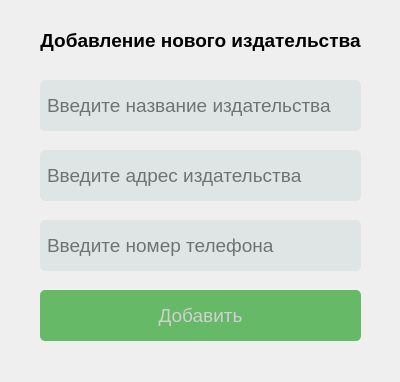
<?xml version="1.0" encoding="UTF-8"?>
<ui version="4.0">
 <class>PublisherWindow</class>
 <widget class="QDialog" name="PublisherWindow">
  <property name="geometry">
   <rect>
    <x>0</x>
    <y>0</y>
    <width>400</width>
    <height>382</height>
   </rect>
  </property>
  <property name="windowTitle">
   <string>Dialog</string>
  </property>
  <widget class="QLineEdit" name="phone">
   <property name="geometry">
    <rect>
     <x>40</x>
     <y>220</y>
     <width>321</width>
     <height>51</height>
    </rect>
   </property>
   <property name="palette">
    <palette>
     <active>
      <colorrole role="Button">
       <brush brushstyle="SolidPattern">
        <color alpha="255">
         <red>223</red>
         <green>229</green>
         <blue>229</blue>
        </color>
       </brush>
      </colorrole>
      <colorrole role="Text">
       <brush brushstyle="SolidPattern">
        <color alpha="255">
         <red>0</red>
         <green>0</green>
         <blue>0</blue>
        </color>
       </brush>
      </colorrole>
      <colorrole role="Base">
       <brush brushstyle="SolidPattern">
        <color alpha="255">
         <red>223</red>
         <green>229</green>
         <blue>229</blue>
        </color>
       </brush>
      </colorrole>
      <colorrole role="Window">
       <brush brushstyle="SolidPattern">
        <color alpha="255">
         <red>223</red>
         <green>229</green>
         <blue>229</blue>
        </color>
       </brush>
      </colorrole>
     </active>
     <inactive>
      <colorrole role="Button">
       <brush brushstyle="SolidPattern">
        <color alpha="255">
         <red>223</red>
         <green>229</green>
         <blue>229</blue>
        </color>
       </brush>
      </colorrole>
      <colorrole role="Text">
       <brush brushstyle="SolidPattern">
        <color alpha="255">
         <red>208</red>
         <green>208</green>
         <blue>208</blue>
        </color>
       </brush>
      </colorrole>
      <colorrole role="Base">
       <brush brushstyle="SolidPattern">
        <color alpha="255">
         <red>223</red>
         <green>229</green>
         <blue>229</blue>
        </color>
       </brush>
      </colorrole>
      <colorrole role="Window">
       <brush brushstyle="SolidPattern">
        <color alpha="255">
         <red>223</red>
         <green>229</green>
         <blue>229</blue>
        </color>
       </brush>
      </colorrole>
     </inactive>
     <disabled>
      <colorrole role="Button">
       <brush brushstyle="SolidPattern">
        <color alpha="255">
         <red>223</red>
         <green>229</green>
         <blue>229</blue>
        </color>
       </brush>
      </colorrole>
      <colorrole role="Text">
       <brush brushstyle="SolidPattern">
        <color alpha="96">
         <red>164</red>
         <green>166</green>
         <blue>168</blue>
        </color>
       </brush>
      </colorrole>
      <colorrole role="Base">
       <brush brushstyle="SolidPattern">
        <color alpha="255">
         <red>223</red>
         <green>229</green>
         <blue>229</blue>
        </color>
       </brush>
      </colorrole>
      <colorrole role="Window">
       <brush brushstyle="SolidPattern">
        <color alpha="255">
         <red>223</red>
         <green>229</green>
         <blue>229</blue>
        </color>
       </brush>
      </colorrole>
     </disabled>
    </palette>
   </property>
   <property name="font">
    <font>
     <pointsize>14</pointsize>
     <stylestrategy>PreferDefault</stylestrategy>
    </font>
   </property>
   <property name="styleSheet">
    <string notr="true">QLineEdit {
	padding: 5px;
	border-style: None;
	border-radius: 5px;
	background-color: #dfe5e5
}
QLineEdit:active{
	box-shadow: 1px
}</string>
   </property>
   <property name="placeholderText">
    <string>Введите номер телефона</string>
   </property>
  </widget>
  <widget class="QPushButton" name="addButton">
   <property name="geometry">
    <rect>
     <x>40</x>
     <y>290</y>
     <width>321</width>
     <height>51</height>
    </rect>
   </property>
   <property name="palette">
    <palette>
     <active>
      <colorrole role="WindowText">
       <brush brushstyle="SolidPattern">
        <color alpha="255">
         <red>0</red>
         <green>0</green>
         <blue>0</blue>
        </color>
       </brush>
      </colorrole>
      <colorrole role="Button">
       <brush brushstyle="SolidPattern">
        <color alpha="255">
         <red>101</red>
         <green>185</green>
         <blue>103</blue>
        </color>
       </brush>
      </colorrole>
      <colorrole role="Light">
       <brush brushstyle="SolidPattern">
        <color alpha="255">
         <red>255</red>
         <green>255</green>
         <blue>255</blue>
        </color>
       </brush>
      </colorrole>
      <colorrole role="Midlight">
       <brush brushstyle="SolidPattern">
        <color alpha="255">
         <red>227</red>
         <green>227</green>
         <blue>227</blue>
        </color>
       </brush>
      </colorrole>
      <colorrole role="Dark">
       <brush brushstyle="SolidPattern">
        <color alpha="255">
         <red>160</red>
         <green>160</green>
         <blue>160</blue>
        </color>
       </brush>
      </colorrole>
      <colorrole role="Mid">
       <brush brushstyle="SolidPattern">
        <color alpha="255">
         <red>160</red>
         <green>160</green>
         <blue>160</blue>
        </color>
       </brush>
      </colorrole>
      <colorrole role="Text">
       <brush brushstyle="SolidPattern">
        <color alpha="255">
         <red>0</red>
         <green>0</green>
         <blue>0</blue>
        </color>
       </brush>
      </colorrole>
      <colorrole role="BrightText">
       <brush brushstyle="SolidPattern">
        <color alpha="255">
         <red>255</red>
         <green>255</green>
         <blue>255</blue>
        </color>
       </brush>
      </colorrole>
      <colorrole role="ButtonText">
       <brush brushstyle="SolidPattern">
        <color alpha="255">
         <red>255</red>
         <green>255</green>
         <blue>255</blue>
        </color>
       </brush>
      </colorrole>
      <colorrole role="Base">
       <brush brushstyle="SolidPattern">
        <color alpha="255">
         <red>101</red>
         <green>185</green>
         <blue>103</blue>
        </color>
       </brush>
      </colorrole>
      <colorrole role="Window">
       <brush brushstyle="SolidPattern">
        <color alpha="255">
         <red>101</red>
         <green>185</green>
         <blue>103</blue>
        </color>
       </brush>
      </colorrole>
      <colorrole role="Shadow">
       <brush brushstyle="SolidPattern">
        <color alpha="255">
         <red>105</red>
         <green>105</green>
         <blue>105</blue>
        </color>
       </brush>
      </colorrole>
      <colorrole role="Highlight">
       <brush brushstyle="SolidPattern">
        <color alpha="255">
         <red>0</red>
         <green>120</green>
         <blue>215</blue>
        </color>
       </brush>
      </colorrole>
      <colorrole role="HighlightedText">
       <brush brushstyle="SolidPattern">
        <color alpha="255">
         <red>255</red>
         <green>255</green>
         <blue>255</blue>
        </color>
       </brush>
      </colorrole>
      <colorrole role="Link">
       <brush brushstyle="SolidPattern">
        <color alpha="255">
         <red>0</red>
         <green>0</green>
         <blue>255</blue>
        </color>
       </brush>
      </colorrole>
      <colorrole role="LinkVisited">
       <brush brushstyle="SolidPattern">
        <color alpha="255">
         <red>255</red>
         <green>0</green>
         <blue>255</blue>
        </color>
       </brush>
      </colorrole>
      <colorrole role="AlternateBase">
       <brush brushstyle="SolidPattern">
        <color alpha="255">
         <red>245</red>
         <green>245</green>
         <blue>245</blue>
        </color>
       </brush>
      </colorrole>
      <colorrole role="NoRole">
       <brush brushstyle="SolidPattern">
        <color alpha="255">
         <red>0</red>
         <green>0</green>
         <blue>0</blue>
        </color>
       </brush>
      </colorrole>
      <colorrole role="ToolTipBase">
       <brush brushstyle="SolidPattern">
        <color alpha="255">
         <red>255</red>
         <green>255</green>
         <blue>220</blue>
        </color>
       </brush>
      </colorrole>
      <colorrole role="ToolTipText">
       <brush brushstyle="SolidPattern">
        <color alpha="255">
         <red>0</red>
         <green>0</green>
         <blue>0</blue>
        </color>
       </brush>
      </colorrole>
      <colorrole role="PlaceholderText">
       <brush brushstyle="SolidPattern">
        <color alpha="128">
         <red>0</red>
         <green>0</green>
         <blue>0</blue>
        </color>
       </brush>
      </colorrole>
     </active>
     <inactive>
      <colorrole role="WindowText">
       <brush brushstyle="SolidPattern">
        <color alpha="255">
         <red>208</red>
         <green>208</green>
         <blue>208</blue>
        </color>
       </brush>
      </colorrole>
      <colorrole role="Button">
       <brush brushstyle="SolidPattern">
        <color alpha="255">
         <red>101</red>
         <green>185</green>
         <blue>103</blue>
        </color>
       </brush>
      </colorrole>
      <colorrole role="Light">
       <brush brushstyle="SolidPattern">
        <color alpha="255">
         <red>255</red>
         <green>255</green>
         <blue>255</blue>
        </color>
       </brush>
      </colorrole>
      <colorrole role="Midlight">
       <brush brushstyle="SolidPattern">
        <color alpha="255">
         <red>227</red>
         <green>227</green>
         <blue>227</blue>
        </color>
       </brush>
      </colorrole>
      <colorrole role="Dark">
       <brush brushstyle="SolidPattern">
        <color alpha="255">
         <red>64</red>
         <green>65</green>
         <blue>66</blue>
        </color>
       </brush>
      </colorrole>
      <colorrole role="Mid">
       <brush brushstyle="SolidPattern">
        <color alpha="255">
         <red>160</red>
         <green>160</green>
         <blue>160</blue>
        </color>
       </brush>
      </colorrole>
      <colorrole role="Text">
       <brush brushstyle="SolidPattern">
        <color alpha="255">
         <red>208</red>
         <green>208</green>
         <blue>208</blue>
        </color>
       </brush>
      </colorrole>
      <colorrole role="BrightText">
       <brush brushstyle="SolidPattern">
        <color alpha="255">
         <red>255</red>
         <green>51</green>
         <blue>51</blue>
        </color>
       </brush>
      </colorrole>
      <colorrole role="ButtonText">
       <brush brushstyle="SolidPattern">
        <color alpha="255">
         <red>208</red>
         <green>208</green>
         <blue>208</blue>
        </color>
       </brush>
      </colorrole>
      <colorrole role="Base">
       <brush brushstyle="SolidPattern">
        <color alpha="255">
         <red>101</red>
         <green>185</green>
         <blue>103</blue>
        </color>
       </brush>
      </colorrole>
      <colorrole role="Window">
       <brush brushstyle="SolidPattern">
        <color alpha="255">
         <red>101</red>
         <green>185</green>
         <blue>103</blue>
        </color>
       </brush>
      </colorrole>
      <colorrole role="Shadow">
       <brush brushstyle="SolidPattern">
        <color alpha="255">
         <red>105</red>
         <green>105</green>
         <blue>105</blue>
        </color>
       </brush>
      </colorrole>
      <colorrole role="Highlight">
       <brush brushstyle="SolidPattern">
        <color alpha="255">
         <red>29</red>
         <green>84</green>
         <blue>92</blue>
        </color>
       </brush>
      </colorrole>
      <colorrole role="HighlightedText">
       <brush brushstyle="SolidPattern">
        <color alpha="255">
         <red>240</red>
         <green>240</green>
         <blue>240</blue>
        </color>
       </brush>
      </colorrole>
      <colorrole role="Link">
       <brush brushstyle="SolidPattern">
        <color alpha="255">
         <red>0</red>
         <green>122</green>
         <blue>244</blue>
        </color>
       </brush>
      </colorrole>
      <colorrole role="LinkVisited">
       <brush brushstyle="SolidPattern">
        <color alpha="255">
         <red>165</red>
         <green>122</green>
         <blue>255</blue>
        </color>
       </brush>
      </colorrole>
      <colorrole role="AlternateBase">
       <brush brushstyle="SolidPattern">
        <color alpha="255">
         <red>53</red>
         <green>54</green>
         <blue>55</blue>
        </color>
       </brush>
      </colorrole>
      <colorrole role="NoRole">
       <brush brushstyle="NoBrush">
        <color alpha="255">
         <red>0</red>
         <green>0</green>
         <blue>0</blue>
        </color>
       </brush>
      </colorrole>
      <colorrole role="ToolTipBase">
       <brush brushstyle="SolidPattern">
        <color alpha="255">
         <red>64</red>
         <green>65</green>
         <blue>66</blue>
        </color>
       </brush>
      </colorrole>
      <colorrole role="ToolTipText">
       <brush brushstyle="SolidPattern">
        <color alpha="255">
         <red>208</red>
         <green>208</green>
         <blue>208</blue>
        </color>
       </brush>
      </colorrole>
      <colorrole role="PlaceholderText">
       <brush brushstyle="SolidPattern">
        <color alpha="255">
         <red>127</red>
         <green>127</green>
         <blue>128</blue>
        </color>
       </brush>
      </colorrole>
     </inactive>
     <disabled>
      <colorrole role="WindowText">
       <brush brushstyle="SolidPattern">
        <color alpha="255">
         <red>120</red>
         <green>120</green>
         <blue>120</blue>
        </color>
       </brush>
      </colorrole>
      <colorrole role="Button">
       <brush brushstyle="SolidPattern">
        <color alpha="255">
         <red>101</red>
         <green>185</green>
         <blue>103</blue>
        </color>
       </brush>
      </colorrole>
      <colorrole role="Light">
       <brush brushstyle="SolidPattern">
        <color alpha="255">
         <red>255</red>
         <green>255</green>
         <blue>255</blue>
        </color>
       </brush>
      </colorrole>
      <colorrole role="Midlight">
       <brush brushstyle="SolidPattern">
        <color alpha="255">
         <red>247</red>
         <green>247</green>
         <blue>247</blue>
        </color>
       </brush>
      </colorrole>
      <colorrole role="Dark">
       <brush brushstyle="SolidPattern">
        <color alpha="255">
         <red>160</red>
         <green>160</green>
         <blue>160</blue>
        </color>
       </brush>
      </colorrole>
      <colorrole role="Mid">
       <brush brushstyle="SolidPattern">
        <color alpha="255">
         <red>160</red>
         <green>160</green>
         <blue>160</blue>
        </color>
       </brush>
      </colorrole>
      <colorrole role="Text">
       <brush brushstyle="SolidPattern">
        <color alpha="96">
         <red>164</red>
         <green>166</green>
         <blue>168</blue>
        </color>
       </brush>
      </colorrole>
      <colorrole role="BrightText">
       <brush brushstyle="SolidPattern">
        <color alpha="255">
         <red>255</red>
         <green>255</green>
         <blue>255</blue>
        </color>
       </brush>
      </colorrole>
      <colorrole role="ButtonText">
       <brush brushstyle="SolidPattern">
        <color alpha="255">
         <red>120</red>
         <green>120</green>
         <blue>120</blue>
        </color>
       </brush>
      </colorrole>
      <colorrole role="Base">
       <brush brushstyle="SolidPattern">
        <color alpha="255">
         <red>101</red>
         <green>185</green>
         <blue>103</blue>
        </color>
       </brush>
      </colorrole>
      <colorrole role="Window">
       <brush brushstyle="SolidPattern">
        <color alpha="255">
         <red>101</red>
         <green>185</green>
         <blue>103</blue>
        </color>
       </brush>
      </colorrole>
      <colorrole role="Shadow">
       <brush brushstyle="SolidPattern">
        <color alpha="255">
         <red>0</red>
         <green>0</green>
         <blue>0</blue>
        </color>
       </brush>
      </colorrole>
      <colorrole role="Highlight">
       <brush brushstyle="SolidPattern">
        <color alpha="255">
         <red>29</red>
         <green>84</green>
         <blue>92</blue>
        </color>
       </brush>
      </colorrole>
      <colorrole role="HighlightedText">
       <brush brushstyle="SolidPattern">
        <color alpha="255">
         <red>240</red>
         <green>240</green>
         <blue>240</blue>
        </color>
       </brush>
      </colorrole>
      <colorrole role="Link">
       <brush brushstyle="SolidPattern">
        <color alpha="255">
         <red>0</red>
         <green>122</green>
         <blue>244</blue>
        </color>
       </brush>
      </colorrole>
      <colorrole role="LinkVisited">
       <brush brushstyle="SolidPattern">
        <color alpha="255">
         <red>165</red>
         <green>122</green>
         <blue>255</blue>
        </color>
       </brush>
      </colorrole>
      <colorrole role="AlternateBase">
       <brush brushstyle="SolidPattern">
        <color alpha="255">
         <red>53</red>
         <green>54</green>
         <blue>55</blue>
        </color>
       </brush>
      </colorrole>
      <colorrole role="NoRole">
       <brush brushstyle="NoBrush">
        <color alpha="255">
         <red>0</red>
         <green>0</green>
         <blue>0</blue>
        </color>
       </brush>
      </colorrole>
      <colorrole role="ToolTipBase">
       <brush brushstyle="SolidPattern">
        <color alpha="255">
         <red>64</red>
         <green>65</green>
         <blue>66</blue>
        </color>
       </brush>
      </colorrole>
      <colorrole role="ToolTipText">
       <brush brushstyle="SolidPattern">
        <color alpha="255">
         <red>208</red>
         <green>208</green>
         <blue>208</blue>
        </color>
       </brush>
      </colorrole>
      <colorrole role="PlaceholderText">
       <brush brushstyle="SolidPattern">
        <color alpha="255">
         <red>127</red>
         <green>127</green>
         <blue>128</blue>
        </color>
       </brush>
      </colorrole>
     </disabled>
    </palette>
   </property>
   <property name="font">
    <font>
     <pointsize>14</pointsize>
     <bold>false</bold>
    </font>
   </property>
   <property name="styleSheet">
    <string notr="true">QPushButton{
	background-color: rgb(101, 185, 103);
	border-style: None;
	border-radius: 5px;
}</string>
   </property>
   <property name="text">
    <string>Добавить</string>
   </property>
   <property name="autoDefault">
    <bool>false</bool>
   </property>
   <property name="default">
    <bool>true</bool>
   </property>
   <property name="flat">
    <bool>false</bool>
   </property>
  </widget>
  <widget class="QLineEdit" name="name">
   <property name="geometry">
    <rect>
     <x>40</x>
     <y>80</y>
     <width>321</width>
     <height>51</height>
    </rect>
   </property>
   <property name="palette">
    <palette>
     <active>
      <colorrole role="Button">
       <brush brushstyle="SolidPattern">
        <color alpha="255">
         <red>223</red>
         <green>229</green>
         <blue>229</blue>
        </color>
       </brush>
      </colorrole>
      <colorrole role="Text">
       <brush brushstyle="SolidPattern">
        <color alpha="255">
         <red>0</red>
         <green>0</green>
         <blue>0</blue>
        </color>
       </brush>
      </colorrole>
      <colorrole role="Base">
       <brush brushstyle="SolidPattern">
        <color alpha="255">
         <red>223</red>
         <green>229</green>
         <blue>229</blue>
        </color>
       </brush>
      </colorrole>
      <colorrole role="Window">
       <brush brushstyle="SolidPattern">
        <color alpha="255">
         <red>223</red>
         <green>229</green>
         <blue>229</blue>
        </color>
       </brush>
      </colorrole>
     </active>
     <inactive>
      <colorrole role="Button">
       <brush brushstyle="SolidPattern">
        <color alpha="255">
         <red>223</red>
         <green>229</green>
         <blue>229</blue>
        </color>
       </brush>
      </colorrole>
      <colorrole role="Text">
       <brush brushstyle="SolidPattern">
        <color alpha="255">
         <red>208</red>
         <green>208</green>
         <blue>208</blue>
        </color>
       </brush>
      </colorrole>
      <colorrole role="Base">
       <brush brushstyle="SolidPattern">
        <color alpha="255">
         <red>223</red>
         <green>229</green>
         <blue>229</blue>
        </color>
       </brush>
      </colorrole>
      <colorrole role="Window">
       <brush brushstyle="SolidPattern">
        <color alpha="255">
         <red>223</red>
         <green>229</green>
         <blue>229</blue>
        </color>
       </brush>
      </colorrole>
     </inactive>
     <disabled>
      <colorrole role="Button">
       <brush brushstyle="SolidPattern">
        <color alpha="255">
         <red>223</red>
         <green>229</green>
         <blue>229</blue>
        </color>
       </brush>
      </colorrole>
      <colorrole role="Text">
       <brush brushstyle="SolidPattern">
        <color alpha="96">
         <red>164</red>
         <green>166</green>
         <blue>168</blue>
        </color>
       </brush>
      </colorrole>
      <colorrole role="Base">
       <brush brushstyle="SolidPattern">
        <color alpha="255">
         <red>223</red>
         <green>229</green>
         <blue>229</blue>
        </color>
       </brush>
      </colorrole>
      <colorrole role="Window">
       <brush brushstyle="SolidPattern">
        <color alpha="255">
         <red>223</red>
         <green>229</green>
         <blue>229</blue>
        </color>
       </brush>
      </colorrole>
     </disabled>
    </palette>
   </property>
   <property name="font">
    <font>
     <pointsize>14</pointsize>
     <stylestrategy>PreferDefault</stylestrategy>
    </font>
   </property>
   <property name="styleSheet">
    <string notr="true">QLineEdit {
	padding: 5px;
	border-style: None;
	border-radius: 5px;
	background-color: #dfe5e5
}
QLineEdit:active{
	box-shadow: 1px
}</string>
   </property>
   <property name="placeholderText">
    <string>Введите название издательства</string>
   </property>
  </widget>
  <widget class="QLineEdit" name="address">
   <property name="geometry">
    <rect>
     <x>40</x>
     <y>150</y>
     <width>321</width>
     <height>51</height>
    </rect>
   </property>
   <property name="palette">
    <palette>
     <active>
      <colorrole role="Button">
       <brush brushstyle="SolidPattern">
        <color alpha="255">
         <red>223</red>
         <green>229</green>
         <blue>229</blue>
        </color>
       </brush>
      </colorrole>
      <colorrole role="Text">
       <brush brushstyle="SolidPattern">
        <color alpha="255">
         <red>0</red>
         <green>0</green>
         <blue>0</blue>
        </color>
       </brush>
      </colorrole>
      <colorrole role="Base">
       <brush brushstyle="SolidPattern">
        <color alpha="255">
         <red>223</red>
         <green>229</green>
         <blue>229</blue>
        </color>
       </brush>
      </colorrole>
      <colorrole role="Window">
       <brush brushstyle="SolidPattern">
        <color alpha="255">
         <red>223</red>
         <green>229</green>
         <blue>229</blue>
        </color>
       </brush>
      </colorrole>
     </active>
     <inactive>
      <colorrole role="Button">
       <brush brushstyle="SolidPattern">
        <color alpha="255">
         <red>223</red>
         <green>229</green>
         <blue>229</blue>
        </color>
       </brush>
      </colorrole>
      <colorrole role="Text">
       <brush brushstyle="SolidPattern">
        <color alpha="255">
         <red>208</red>
         <green>208</green>
         <blue>208</blue>
        </color>
       </brush>
      </colorrole>
      <colorrole role="Base">
       <brush brushstyle="SolidPattern">
        <color alpha="255">
         <red>223</red>
         <green>229</green>
         <blue>229</blue>
        </color>
       </brush>
      </colorrole>
      <colorrole role="Window">
       <brush brushstyle="SolidPattern">
        <color alpha="255">
         <red>223</red>
         <green>229</green>
         <blue>229</blue>
        </color>
       </brush>
      </colorrole>
     </inactive>
     <disabled>
      <colorrole role="Button">
       <brush brushstyle="SolidPattern">
        <color alpha="255">
         <red>223</red>
         <green>229</green>
         <blue>229</blue>
        </color>
       </brush>
      </colorrole>
      <colorrole role="Text">
       <brush brushstyle="SolidPattern">
        <color alpha="96">
         <red>164</red>
         <green>166</green>
         <blue>168</blue>
        </color>
       </brush>
      </colorrole>
      <colorrole role="Base">
       <brush brushstyle="SolidPattern">
        <color alpha="255">
         <red>223</red>
         <green>229</green>
         <blue>229</blue>
        </color>
       </brush>
      </colorrole>
      <colorrole role="Window">
       <brush brushstyle="SolidPattern">
        <color alpha="255">
         <red>223</red>
         <green>229</green>
         <blue>229</blue>
        </color>
       </brush>
      </colorrole>
     </disabled>
    </palette>
   </property>
   <property name="font">
    <font>
     <pointsize>14</pointsize>
     <stylestrategy>PreferDefault</stylestrategy>
    </font>
   </property>
   <property name="styleSheet">
    <string notr="true">QLineEdit {
	padding: 5px;
	border-style: None;
	border-radius: 5px;
	background-color: #dfe5e5
}
QLineEdit:active{
	box-shadow: 1px
}</string>
   </property>
   <property name="placeholderText">
    <string>Введите адрес издательства</string>
   </property>
  </widget>
  <widget class="QLabel" name="label">
   <property name="geometry">
    <rect>
     <x>40</x>
     <y>30</y>
     <width>321</width>
     <height>21</height>
    </rect>
   </property>
   <property name="font">
    <font>
     <pointsize>14</pointsize>
     <bold>true</bold>
    </font>
   </property>
   <property name="text">
    <string>Добавление нового издательства</string>
   </property>
   <property name="alignment">
    <set>Qt::AlignCenter</set>
   </property>
  </widget>
 </widget>
 <resources/>
 <connections/>
</ui>
